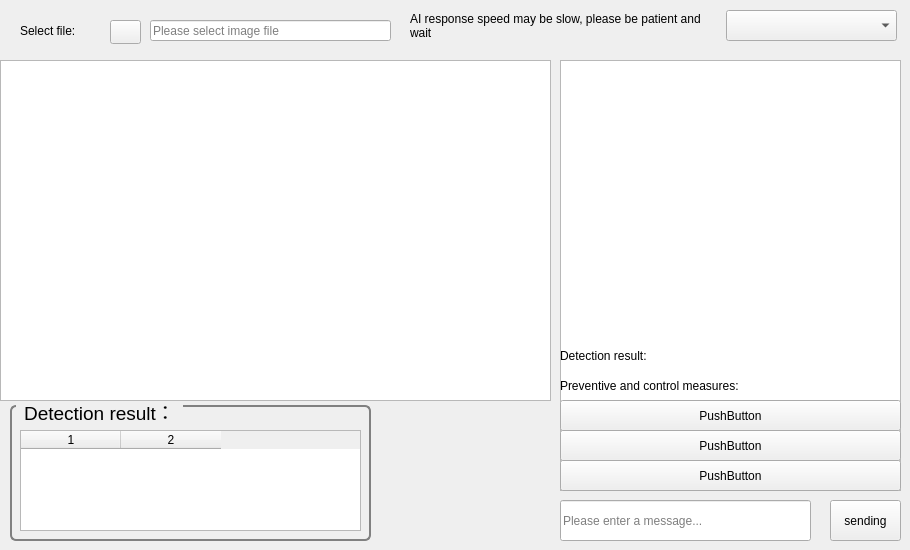
    <widget class="QWidget" name="tab_2">
     <attribute name="title">
      <string>diagnosis</string>
     </attribute>
     <widget class="QTextEdit" name="textEdit">
      <property name="geometry">
       <rect>
        <x>560</x>
        <y>60</y>
        <width>341</width>
        <height>431</height>
       </rect>
      </property>
      <property name="readOnly">
       <bool>true</bool>
      </property>
     </widget>
     <widget class="QLineEdit" name="lineEdit_3">
      <property name="geometry">
       <rect>
        <x>560</x>
        <y>500</y>
        <width>251</width>
        <height>41</height>
       </rect>
      </property>
      <property name="placeholderText">
       <string>Please enter a message...</string>
      </property>
     </widget>
     <widget class="QPushButton" name="pushButton_6">
      <property name="geometry">
       <rect>
        <x>830</x>
        <y>500</y>
        <width>71</width>
        <height>41</height>
       </rect>
      </property>
      <property name="text">
       <string>sending</string>
      </property>
     </widget>
     <widget class="QComboBox" name="comboBox">
      <property name="geometry">
       <rect>
        <x>726</x>
        <y>10</y>
        <width>171</width>
        <height>31</height>
       </rect>
      </property>
      <property name="placeholderText">
       <string>Select AI model</string>
      </property>
      <item>
       <property name="text">
        <string>Zhipu Qingyan</string>
       </property>
      </item>
      <item>
       <property name="text">
        <string>Tongyi Qianwen</string>
       </property>
      </item>
     </widget>
     <widget class="QGraphicsView" name="graphicsView_2">
      <property name="geometry">
       <rect>
        <x>0</x>
        <y>60</y>
        <width>551</width>
        <height>341</height>
       </rect>
      </property>
     </widget>
     <widget class="QPushButton" name="pushButton_13">
      <property name="geometry">
       <rect>
        <x>110</x>
        <y>20</y>
        <width>31</width>
        <height>24</height>
       </rect>
      </property>
      <property name="text">
       <string/>
      </property>
      <property name="icon">
       <iconset>
        <normaloff>picture/文件.png</normaloff>picture/文件.png</iconset>
      </property>
      <property name="iconSize">
       <size>
        <width>16</width>
        <height>16</height>
       </size>
      </property>
     </widget>
     <widget class="QLineEdit" name="lineEdit_4">
      <property name="geometry">
       <rect>
        <x>150</x>
        <y>20</y>
        <width>241</width>
        <height>21</height>
       </rect>
      </property>
      <property name="text">
       <string/>
      </property>
      <property name="placeholderText">
       <string>Please select image file</string>
      </property>
     </widget>
     <widget class="QLabel" name="label_28">
      <property name="geometry">
       <rect>
        <x>20</x>
        <y>20</y>
        <width>81</width>
        <height>21</height>
       </rect>
      </property>
      <property name="text">
       <string>Select file:</string>
      </property>
     </widget>
     <widget class="QTableWidget" name="tableWidget_2">
      <property name="geometry">
       <rect>
        <x>20</x>
        <y>430</y>
        <width>341</width>
        <height>101</height>
       </rect>
      </property>
      <property name="columnCount">
       <number>2</number>
      </property>
      <column/>
      <column/>
     </widget>
     <widget class="QPushButton" name="pushButton_14">
      <property name="geometry">
       <rect>
        <x>560</x>
        <y>460</y>
        <width>341</width>
        <height>31</height>
       </rect>
      </property>
      <property name="text">
       <string>PushButton</string>
      </property>
     </widget>
     <widget class="QPushButton" name="pushButton_15">
      <property name="geometry">
       <rect>
        <x>560</x>
        <y>430</y>
        <width>341</width>
        <height>31</height>
       </rect>
      </property>
      <property name="text">
       <string>PushButton</string>
      </property>
     </widget>
     <widget class="QPushButton" name="pushButton_16">
      <property name="geometry">
       <rect>
        <x>560</x>
        <y>400</y>
        <width>341</width>
        <height>31</height>
       </rect>
      </property>
      <property name="text">
       <string>PushButton</string>
      </property>
     </widget>
     <widget class="QLabel" name="label_26">
      <property name="geometry">
       <rect>
        <x>560</x>
        <y>370</y>
        <width>341</width>
        <height>31</height>
       </rect>
      </property>
      <property name="text">
       <string>Preventive and control measures:</string>
      </property>
     </widget>
     <widget class="QLabel" name="label_27">
      <property name="geometry">
       <rect>
        <x>560</x>
        <y>340</y>
        <width>341</width>
        <height>31</height>
       </rect>
      </property>
      <property name="text">
       <string>Detection result:</string>
      </property>
     </widget>
     <widget class="QLabel" name="label_17">
      <property name="geometry">
       <rect>
        <x>410</x>
        <y>0</y>
        <width>311</width>
        <height>51</height>
       </rect>
      </property>
      <property name="text">
       <string>AI response speed may be slow, please be patient and wait</string>
      </property>
      <property name="wordWrap">
       <bool>true</bool>
      </property>
     </widget>
     <widget class="QGroupBox" name="groupBox_5">
      <property name="geometry">
       <rect>
        <x>10</x>
        <y>400</y>
        <width>361</width>
        <height>141</height>
       </rect>
      </property>
      <property name="font">
       <font>
        <pointsize>14</pointsize>
       </font>
      </property>
      <property name="styleSheet">
       <string notr="true">QGroupBox {
    border: 2px solid gray;  /* 边框粗细2px，颜色纯灰色 */
    border-radius: 6px;         /* 边框圆角 */
    margin-top: 5px;           /* 标题与边框的距离 */
}
QGroupBox::title {
    font-weight: bold;          /* 标题字体加粗（可选） */
    subcontrol-origin: margin;
    subcontrol-position: top left;
    left: 6px;                 /* 标题左边距 */
    padding: 0 5px 0 5px;       /* 标题文字周围的留白 */
}</string>
      </property>
      <property name="title">
       <string>Detection result：</string>
      </property>
     </widget>
     <zorder>groupBox_5</zorder>
     <zorder>textEdit</zorder>
     <zorder>lineEdit_3</zorder>
     <zorder>pushButton_6</zorder>
     <zorder>comboBox</zorder>
     <zorder>graphicsView_2</zorder>
     <zorder>pushButton_13</zorder>
     <zorder>lineEdit_4</zorder>
     <zorder>label_28</zorder>
     <zorder>tableWidget_2</zorder>
     <zorder>pushButton_14</zorder>
     <zorder>pushButton_15</zorder>
     <zorder>pushButton_16</zorder>
     <zorder>label_26</zorder>
     <zorder>label_27</zorder>
     <zorder>label_17</zorder>
    </widget>
